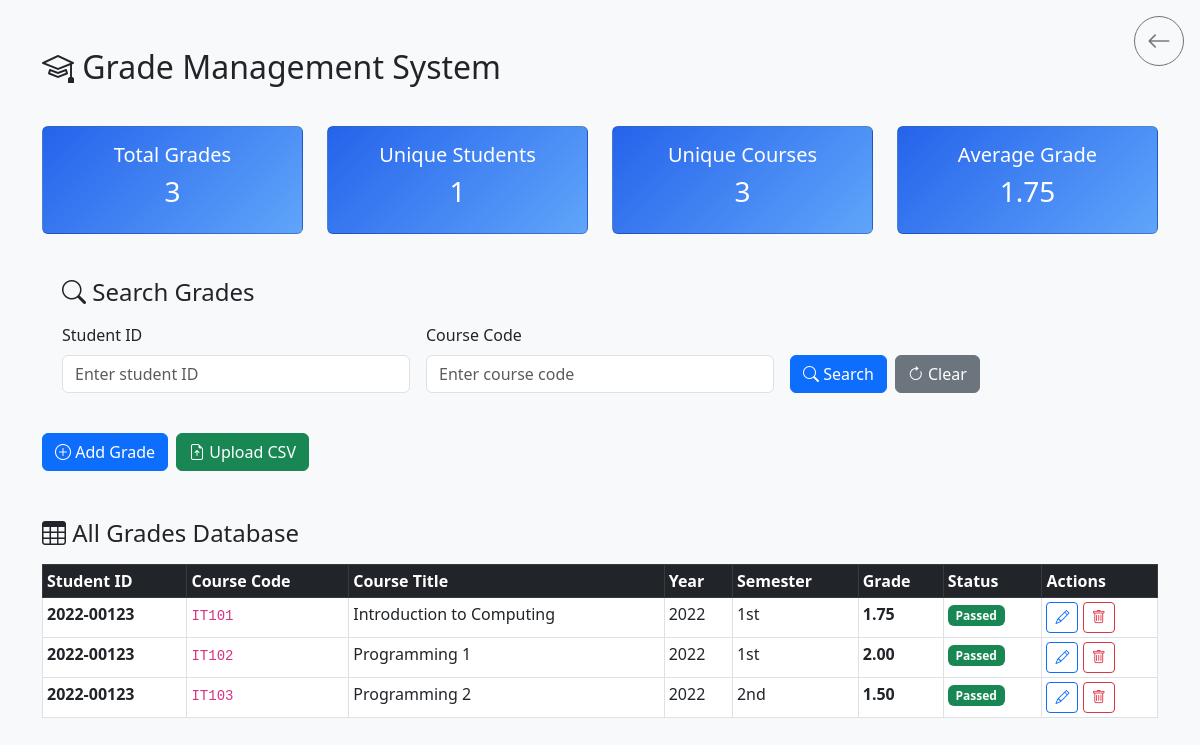
/adminpage/studentgrade.php, run on the app's committed database.
### tables this page shows
CREATE TABLE `grades_db` (
  `student_id` varchar(20) NOT NULL,
  `last_name` varchar(50) NOT NULL,
  `first_name` varchar(50) NOT NULL,
  `middle_name` varchar(50) DEFAULT NULL,
  `program` varchar(50) NOT NULL,
  `major` varchar(50) DEFAULT NULL,
  `year_level` varchar(10) NOT NULL,
  `year` int(4) NOT NULL,
  `sem` varchar(10) NOT NULL,
  `course_code` varchar(20) NOT NULL,
  `course_title` varchar(100) NOT NULL,
  `lec` decimal(3,1) DEFAULT 0.0,
  `lab` decimal(3,1) DEFAULT 0.0,
  `units` decimal(3,1) NOT NULL,
  `final_grade` varchar(5) DEFAULT NULL,
  `professor` varchar(100) DEFAULT NULL,
  `pre_req` varchar(100) DEFAULT NULL
);

### adminpage/studentgrade.php (the view, shortened to what this page needs)
<?php
require_once 'config.php';
$search_results = [];
$search_performed = false;
?>
<!DOCTYPE html>
<html lang="en">
<head>
    <link rel="stylesheet" href="https://cdn.jsdelivr.net/npm/bootstrap@5.3.0/dist/css/bootstrap.min.css">
    <link rel="stylesheet" href="https://cdn.jsdelivr.net/npm/bootstrap-icons@1.10.5/font/bootstrap-icons.css">
</head>
<body class="bg-light">
    <a href="dashboardr.php" class="btn btn-outline-secondary position-absolute top-0 end-0 m-3" style="z-index:1050; min-width:40px; min-height:40px; border-radius:50%; display:flex; align-items:center; justify-content:center; font-size:1.5rem;" title="Back to Dashboard">
        <i class="bi bi-arrow-left"></i>
    </a>
    <div class="container py-5">
        <div class="row mb-4">
            <div class="col-12">
                <h2 class="mb-3"><i class="bi bi-mortarboard"></i> Grade Management System</h2>
            </div>
        </div>
        <div class="row mb-4">
            <div class="col-md-3">
                <div class="card stats-card">
                    <div class="card-body text-center">
                        <h5 class="card-title">Total Grades</h5>
                        <?php
                        $total_result = $conn->query("SELECT COUNT(*) as total FROM grades_db");
                        $total = $total_result ? $total_result->fetch_assoc()['total'] : 0;
                        ?>
                        <h3><?= $total ?></h3>
                    </div>
                </div>
            </div>
            <div class="col-md-3">
                <div class="card stats-card">
                    <div class="card-body text-center">
                        <h5 class="card-title">Unique Students</h5>
                        <?php
                        $students_result = $conn->query("SELECT COUNT(DISTINCT student_id) as total FROM grades_db");
                        $students = $students_result ? $students_result->fetch_assoc()['total'] : 0;
                        ?>
                        <h3><?= $students ?></h3>
                    </div>
                </div>
            </div>
            <div class="col-md-3">
                <div class="card stats-card">
                    <div class="card-body text-center">
                        <h5 class="card-title">Unique Courses</h5>
                        <?php
                        $courses_result = $conn->query("SELECT COUNT(DISTINCT course_code) as total FROM grades_db");
                        $courses = $courses_result ? $courses_result->fetch_assoc()['total'] : 0;
                        ?>
                        <h3><?= $courses ?></h3>
                    </div>
                </div>
            </div>
            <div class="col-md-3">
                <div class="card stats-card">
                    <div class="card-body text-center">
                        <h5 class="card-title">Average Grade</h5>
                        <?php
                        $avg_result = $conn->query("SELECT AVG(CAST(final_grade AS DECIMAL(3,2))) as avg_grade FROM grades_db WHERE final_grade REGEXP '^[0-9]+\.?[0-9]*$'");
                        $avg_grade = $avg_result ? round($avg_result->fetch_assoc()['avg_grade'], 2) : 'N/A';
                        ?>
                        <h3><?= $avg_grade ?></h3>
                    </div>
                </div>
            </div>
        </div>
        <div class="search-section">
            <h4 class="mb-3"><i class="bi bi-search"></i> Search Grades</h4>
            <form method="GET" class="row g-3">
                <div class="col-md-4">
                    <label class="form-label">Student ID</label>
                    <input type="text" name="search_student" class="form-control" value="<?= htmlspecialchars($_GET['search_student'] ?? '') ?>" placeholder="Enter student ID">
                </div>
                <div class="col-md-4">
                    <label class="form-label">Course Code</label>
                    <input type="text" name="search_course" class="form-control" value="<?= htmlspecialchars($_GET['search_course'] ?? '') ?>" placeholder="Enter course code">
                </div>
                <div class="col-md-4 d-flex align-items-end">
                    <button type="submit" class="btn btn-primary me-2">
                        <i class="bi bi-search"></i> Search
                    </button>
                    <a href="stugra.php" class="btn btn-secondary">
                        <i class="bi bi-arrow-clockwise"></i> Clear
                    </a>
                </div>
            </form>
        </div>
        <div class="mb-3 d-flex gap-2">
            <button class="btn btn-primary" data-bs-toggle="modal" data-bs-target="#gradeModal">
                <i class="bi bi-plus-circle"></i> Add Grade
            </button>
            <a href="upload_grades_csv.php" class="btn btn-success">
                <i class="bi bi-file-earmark-arrow-up"></i> Upload CSV
            </a>
        </div>
        <div class="mt-5">
            <h4 class="mb-3">
                <i class="bi bi-table"></i>
                <?= $search_performed ? 'Search Results' : 'All Grades Database' ?>
            </h4>
            <div class="table-responsive">
                <table class="table table-sm table-bordered table-hover">
                    <thead class="table-dark">
                        <tr>
                            <th>Student ID</th>
                            <th>Course Code</th>
                            <th>Course Title</th>
                            <th>Year</th>
                            <th>Semester</th>
                            <th>Grade</th>
                            <th>Status</th>
                            <th>Actions</th>
                        </tr>
                    </thead>
                    <tbody>
                    <?php
                    $display_data = $search_performed ? $search_results : $conn->query("SELECT * FROM grades_db ORDER BY student_id, course_code")->fetch_all(MYSQLI_ASSOC);
                    if (!empty($display_data)):
                        foreach ($display_data as $row):
                            $grade = $row['final_grade'];
                            $grade_class = '';
                            $status = '';
                            $display_grade = $grade;
                            if (is_numeric($grade)) {
                                if ($grade <= 3.0) {
                                    $grade_class = 'grade-success';
                                    $status = '<span class="badge bg-success">Passed</span>';
                                } elseif ($grade >= 3.25 && $grade <= 4.0) {
                                    $grade_class = 'grade-warning';
                                    $status = '<span class="badge bg-warning text-dark">Incomplete</span>';
                                    $display_grade = 'INC';
                                } elseif ($grade >= 5.0) {
                                    $grade_class = 'grade-danger';
                                    $status = '<span class="badge bg-danger">Failed</span>';
                                    $display_grade = 'Failed';
                                } else {
                                    $grade_class = 'grade-danger';
                                    $status = '<span class="badge bg-danger">Failed</span>';
                                    $display_grade = 'Failed';
                                }
                            }
                    ?>
                            <tr class="<?= $grade_class ?>">
                                <td><strong><?= htmlspecialchars($row['student_id']) ?></strong></td>
                                <td><code><?= htmlspecialchars($row['course_code']) ?></code></td>
                                <td><?= htmlspecialchars($row['course_title'] ?? 'N/A') ?></td>
                                <td><?= htmlspecialchars($row['year']) ?></td>
                                <td><?= htmlspecialchars($row['sem']) ?></td>
                                <td><strong><?= htmlspecialchars($display_grade) ?></strong></td>
                                <td><?= $status ?></td>
                                <td>
                                    <button class="btn btn-sm btn-outline-primary" onclick="editGrade('<?= htmlspecialchars($row['student_id']) ?>', '<?= htmlspecialchars($row['course_code']) ?>', '<?= htmlspecialchars($row['year']) ?>', '<?= htmlspecialchars($row['sem']) ?>', '<?= htmlspecialchars($grade) ?>', '<?= htmlspecialchars($row['course_title'] ?? '') ?>')">
                                        <i class="bi bi-pencil"></i>
                                    </button>
                                    <form method="POST" action="" style="display:inline;" onsubmit="return confirm('Are you sure you want to delete this grade record?');">
                                        <button type="submit" name="delete" class="btn btn-sm btn-outline-danger" title="Delete">
                                            <i class="bi bi-trash"></i>
                                        </button>
                                    </form>
                                </td>
                            </tr>
                    <?php endforeach;
                    endif; ?>
                    </tbody>
                </table>
            </div>
        </div>
</div>
</body>
</html>

### adminpage/studentgrade.php (style rules this page uses)
.grade-success { background-color: #d4edda !important; }
.search-section { background-color: #f8f9fa; padding: 20px; border-radius: 8px; margin-bottom: 20px; }
.stats-card { background: linear-gradient(135deg, #2563eb 0%, #60a5fa 100%) !important; color: white; }

### data on the page
grades_db: student "2022-00123", course_code "IT101", course_title "Introduction to Computing", year "2022", sem "1st", final_grade "1.75", shows "Passed"
grades_db: student "2022-00123", course_code "IT102", course_title "Programming 1", year "2022", sem "1st", final_grade "2.00", shows "Passed"
grades_db: student "2022-00123", course_code "IT103", course_title "Programming 2", year "2022", sem "2nd", final_grade "1.50", shows "Passed"

### other printed values
$total "3"
$students "1"
$courses "3"
$avg_grade "1.75"
